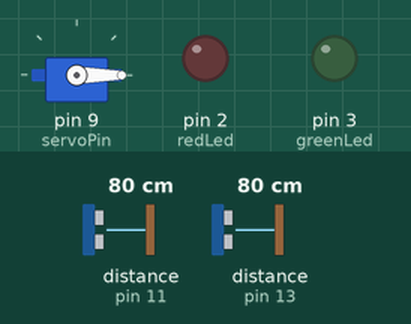
Bench run of a sketch on a simulated Arduino Uno, built with avr-gcc and run on an emulated ATmega328P. Shown: servo, output pins drawn as LEDs (lit = HIGH). Wiring (inferred from the names in the program): 2 × ultrasonic range finder: trigger pin 10, echo pin 11 / trigger pin 12, echo pin 13. The inputs (shaded band) are chosen by the test bench; at power-on: distance to the obstacle (sensors on pin 11, pin 13) 80 cm. The echo pulse lasts 58.3 µs per cm; pins used as bus, display or sensor lines are not drawn.

Above: at 0.1 s.
At 1.7 s:
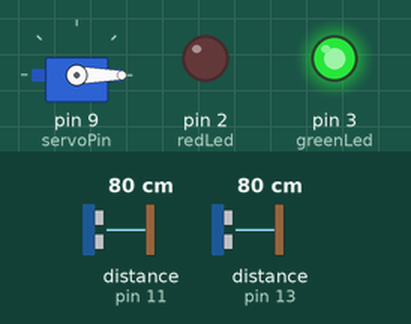
1.8 s: distance to the obstacle (sensor on pin 11) set to 12 cm
3.3 s: distance to the obstacle (sensor on pin 11) set to 9 cm
At 3.9 s:
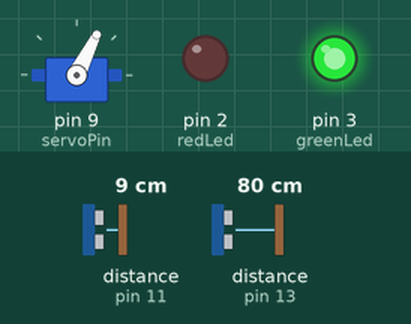
Timing chart, 0 to 9.6 s (numbered marks = the images above; inputs shaded):
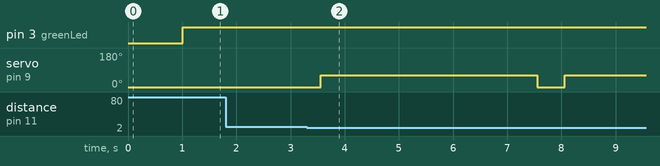

The sketch:

SmartBin.ino
```cpp
#include <Servo.h>

Servo myServo;
int trigPin1 = 10, echoPin1 = 11, servoPin = 9, trigPin2 = 12, echoPin2 = 13, redLed = 2, greenLed = 3;
int distance, distance1;

void setup() {
  myServo.attach(servoPin);
  myServo.write(0);
  delay(500);
  pinMode(trigPin1, OUTPUT);
  pinMode(echoPin1, INPUT);
  pinMode(trigPin2, OUTPUT);
  pinMode(echoPin2, INPUT);
  pinMode(redLed, OUTPUT);
  pinMode(greenLed, OUTPUT);
}


void loop() {

    distance = distanceCalculation(trigPin1, echoPin1);  //Distance caluclation for outer sensor
    distance1 = distanceCalculation(trigPin2, echoPin2);  //Distance caluclation for inner sensor


  if(distance < 10 && distance > 0 && distance1 > 15){ //Logic for opening the bin
    myServo.write(63);
    delay(4000);
    myServo.write(0);
    delay(500);
  }else{  //Logic for closing the bin
    myServo.write(0);
    delay(500);
  }

 //Logic for turning red led on when bin is full
  if(distance1 < 15 && distance1 > 0){
    digitalWrite(greenLed, LOW);
    digitalWrite(redLed, HIGH);
  }else{
    //Logic for turning green led on when bin is not full
    digitalWrite(redLed, LOW);
    digitalWrite(greenLed, HIGH);
  }
}

int distanceCalculation(int trigger, int echo){
  	long duration;

  	digitalWrite(trigger, LOW); //Reseting trigger
  	delayMicroseconds(2);
  	digitalWrite(trigger, HIGH);  //10 microseconds pulse
    delayMicroseconds(10);
  	digitalWrite(trigger, LOW);

  	duration = pulseIn(echo, HIGH, 30000);  //Measuring duration in microseconds

  	return duration * 0.034 / 2;  // 0.034-cm/micSec  /2-Sound traveling both directions
}
```

Measured:
- the behaviour switches between 11 and 10 cm on distance to the obstacle (sensor on pin 11) (found by bisection; images 1 and 2)
- after the input at 1.8 s, every drawn part: stays the same
- after the input at 3.3 s, servo on pin 9 (servoPin): 0° → 63° after 0.26 s, → 0° 4.0 s later, → 63° 0.51 s later
